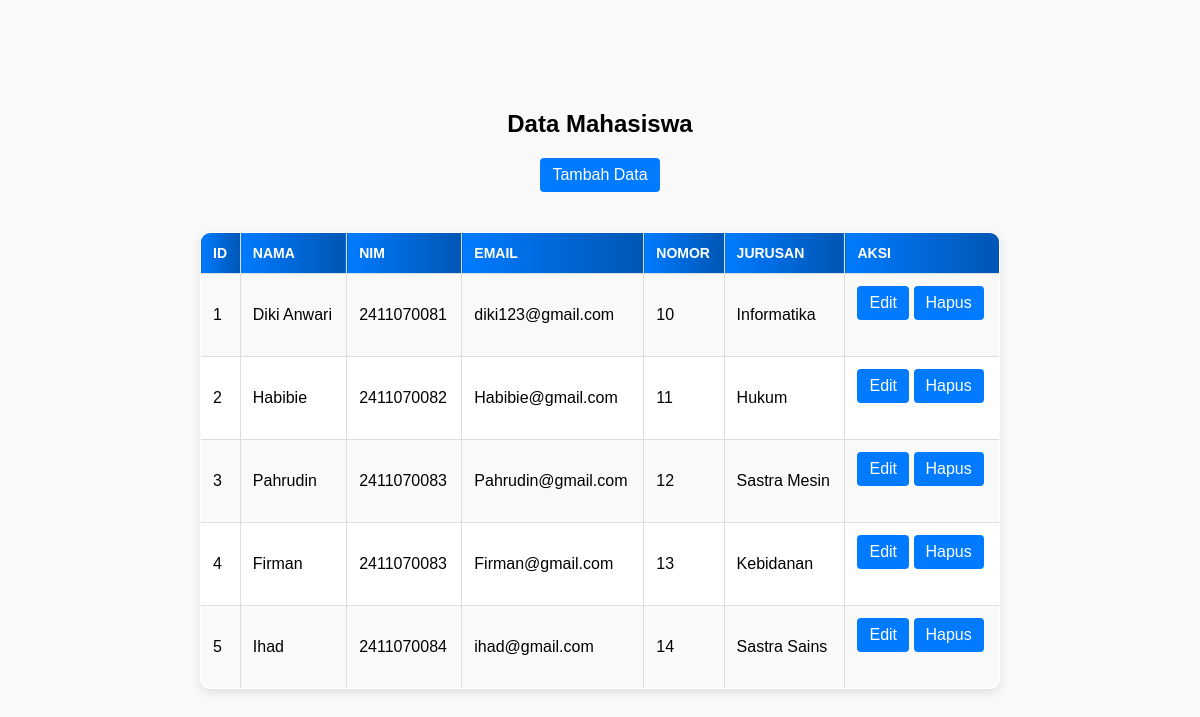
The page / on the database its author committed.
### tables this page shows
CREATE TABLE `mahasiswa` (
  `id` int(11) NOT NULL,
  `nama` varchar(100) NOT NULL,
  `nim` varchar(50) NOT NULL,
  `email` varchar(100) NOT NULL,
  `nomor` varchar(15) NOT NULL,
  `jurusan` varchar(100) NOT NULL
);

### index.php (the view, shortened to what this page needs)
<?php
include 'koneksi.php';
$sql = "SELECT * FROM mahasiswa";
$result = $conn->query($sql);
?>
<!DOCTYPE html>
<html lang="en">
<head>
</head>
<body>
    <h2>Data Mahasiswa</h2>
    <a href="tambah_mahasiswa.php">Tambah Data</a>
    <table border="1">
        <tr>
            <th>ID</th>
            <th>Nama</th>
            <th>NIM</th>
            <th>Email</th>
            <th>Nomor</th>
            <th>Jurusan</th>
            <th>Aksi</th>
        </tr>
        <?php while ($row =$result->fetch_assoc()) { ?>
                <tr>
                    <td><?php echo $row['id']; ?></td>
                    <td><?php echo $row['nama']; ?></td>
                    <td><?php echo $row['nim']; ?></td>
                    <td><?php echo $row['email']; ?></td>
                    <td><?php echo $row['nomor']; ?></td>
                    <td><?php echo $row['jurusan']; ?></td>
                    <td>
                        <a href="edit_mahasiswa.php?id=<?php echo $row['id']; ?>">Edit</a>
                        <a href="hapus_mahasiswa.php?id=<?php echo $row['id']; ?>">Hapus</a>
                    </td>
                </tr>
        <?php } ?>
    </table>
</body>
</html>

### index.php (style rules this page uses)
body { font-family: Arial, sans-serif; margin: 0; padding: 0; display: flex; flex-direction: column; align-items: center; justify-content: center; min-height: 100vh; background-color: #f9f9f9; }
h2 { text-align: center; margin-bottom: 20px; }
a { text-decoration: none; color: white; background-color: #007BFF; padding: 8px 12px; border-radius: 4px; margin-bottom: 20px; display: inline-block; position: relative; overflow: hidden; transition: background-color 0.3s ease; }
a::after { content: ''; position: absolute; top: 50%; left: 50%; width: 0; height: 0; background: rgba(255, 255, 255, 0.5); border-radius: 50%; transform: translate(-50%, -50%); transition: width 0.4s ease, height 0.4s ease, opacity 0.4s ease; opacity: 0; }
table { border-collapse: collapse; width: 90%; max-width: 800px; background-color: #fff; box-shadow: 0 4px 10px rgba(0, 0, 0, 0.1); border-radius: 10px; overflow: hidden; margin: 20px auto; font-family: Arial, sans-serif; }
th, td { text-align: left; padding: 12px; border: 1px solid #ddd; }
th { background: linear-gradient(90deg, #007BFF, #0056b3); color: white; text-transform: uppercase; font-weight: bold; font-size: 14px; }
tr:nth-child(even) { background-color: #f9f9f9; }

### rows shown on the page
mahasiswa: id "1", nama "Diki Anwari", nim "2411070081", email "diki123@gmail.com", nomor "10", jurusan "Informatika"
mahasiswa: id "2", nama "Habibie", nim "2411070082", email "Habibie@gmail.com", nomor "11", jurusan "Hukum"
mahasiswa: id "3", nama "Pahrudin", nim "2411070083", email "Pahrudin@gmail.com", nomor "12", jurusan "Sastra Mesin"
mahasiswa: id "4", nama "Firman", nim "2411070083", email "Firman@gmail.com", nomor "13", jurusan "Kebidanan"
mahasiswa: id "5", nama "Ihad", nim "2411070084", email "ihad@gmail.com", nomor "14", jurusan "Sastra Sains"
